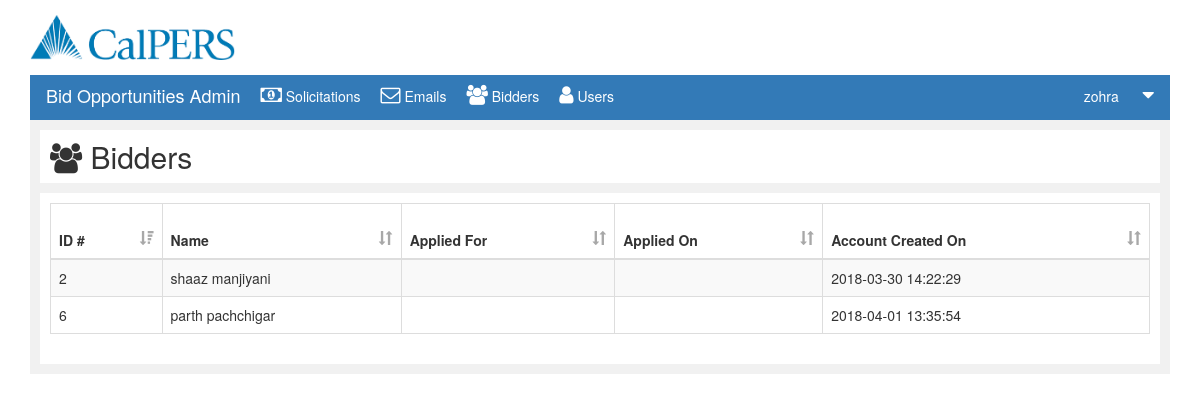
Page /csc230-master/bidder.php (signed in) on the committed database.
### tables this page shows
CREATE TABLE IF NOT EXISTS `person` (
  `pid` int(11) NOT NULL AUTO_INCREMENT,
  `f_name` varchar(25) NOT NULL,
  `m_init` varchar(1) NOT NULL,
  `l_name` varchar(25) NOT NULL,
  `email` varchar(50) NOT NULL,
  `ssn` int(10) NOT NULL,
  `password` varchar(100) NOT NULL,
  `rid` int(11) NOT NULL,
  `creationDate` datetime NOT NULL DEFAULT CURRENT_TIMESTAMP,
  PRIMARY KEY (`pid`)
);

### csc230-master/submit.php (the view, shortened to what this page needs)
<?php
function bidderList(){
$conn = mysqli_connect($GLOBALS['servername'], $GLOBALS['username'], $GLOBALS['password'], $GLOBALS['dbname']);
	if (!$conn) {
		die("Connection failed: " . mysqli_connect_error());
	}else{
	$sql="SELECT * from person where rid=2";
		$res= mysqli_query($conn,$sql);
		if(mysqli_num_rows($res)>0){
			$msg="<table id='currentstable' class='table table-striped table-bordered datatable'>
			<thead>
			<tr>
			<th onclick='sortTable(0)'> ID # <span class='glyphicon glyphicon-sort-by-attributes-alt'></span></th>
			<th onclick='sortTable(1)'> Name <span class='glyphicon glyphicon-sort'></span></th>
			<th onclick='sortTable(2)'> Applied For <span class='glyphicon glyphicon-sort'></span></th>
			<th onclick='sortTable(3)'> Applied On <span class='glyphicon glyphicon-sort'></span></th>
			<th onclick='sortTable(4)'> Account Created On <span class='glyphicon glyphicon-sort'></span></th>
			</tr>
			</thead>";
			while($row=mysqli_fetch_assoc($res)){
				$msg=$msg."<tr>
				<td>".$row["pid"]."</td>
				<td>".$row["f_name"]." ".$row["l_name"]."</td>
				<td></td>
				<td></td>
				<td>".$row["creationDate"]."</td>
				</tr>";
			}
			$msg=$msg."</table>";
			echo $msg;
		}
}
}
?>

### csc230-master/css/custom.css (style rules this page uses)
body { padding-top: 0 !important; }
#currentstable th { height:55px; background: none; }
#currentstable span { color:#a8a8a8; float: right; }

### rows in the picture
person: pid "2", f_name "shaaz", l_name "manjiyani", creationDate "2018-03-30 14:22:29"
person: pid "6", f_name "parth", l_name "pachchigar", creationDate "2018-04-01 13:35:54"

### other values in the picture
$_SESSION["username"] "zohra"
